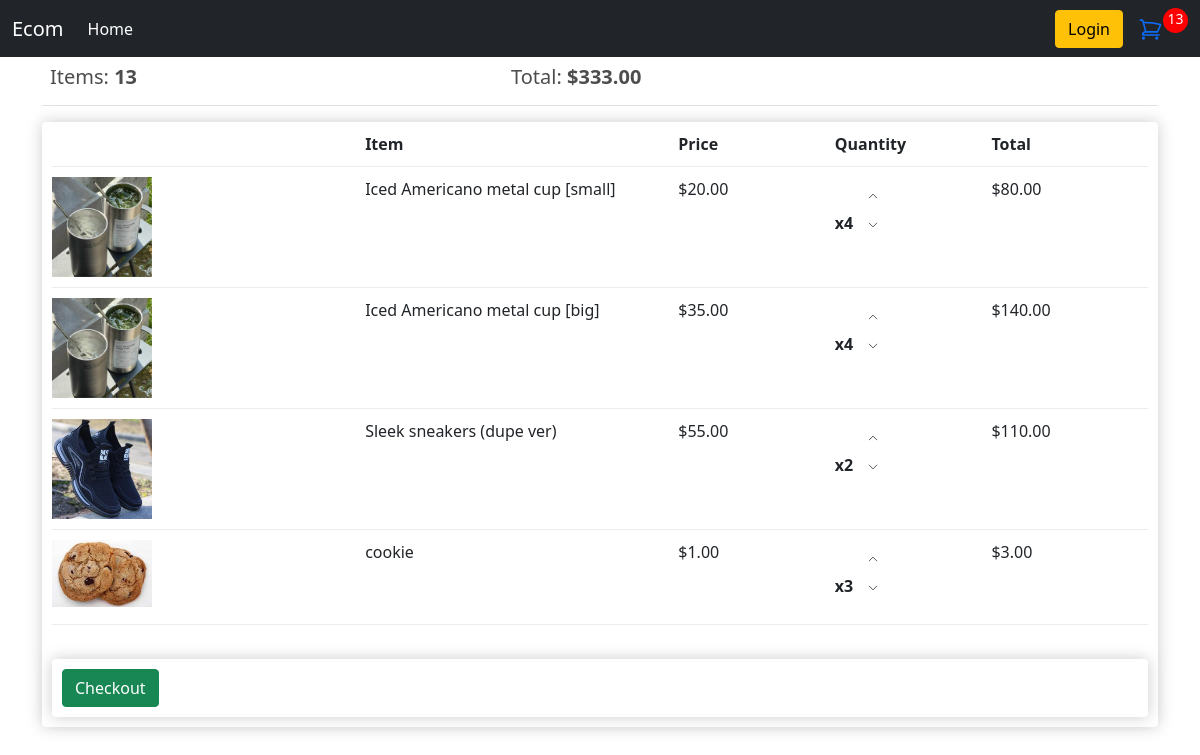
The app's page /cart/ (signed in) with its own data.
### store/models.py (models this page shows, shortened)
class Order(models.Model):
    customer = models.ForeignKey(Customer, on_delete=models.SET_NULL, blank=True, null=True)
    date_ordered = models.DateTimeField(auto_now_add=True)
    complete = models.BooleanField(default=False, null=True, blank=False)
    transaction_id = models.CharField(max_length=200, null=True)
    @property
    def get_cart_total(self):
        orderitems = self.orderitem_set.all()
        total = sum([item.get_total for item in orderitems])
        return total
    @property
    def get_cart_items(self):
        orderitems = self.orderitem_set.all()
        total = sum([item.quantity for item in orderitems])
        return total

class OrderItem(models.Model):
    product = models.ForeignKey(Products, on_delete=models.SET_NULL, null=True)
    order = models.ForeignKey(Order, on_delete=models.SET_NULL, null=True)
    quantity = models.IntegerField(default=0, null=True, blank=True)
    date_added = models.DateTimeField(auto_now_add=True)
    @property
    def get_total(self):
        total = self.product.price * self.quantity
        return total

class Products(models.Model):
    name = models.CharField(max_length=200, null=True)
    description = models.TextField()
    price = models.DecimalField(max_digits=7, decimal_places=2)
    image = models.ImageField(null=True, blank=True)
    quantity = models.PositiveIntegerField(default=0)
    @property
    def imageURL(self):
        try:
            url = self.image.url
        except:
            url = ''
        return url

### store/views.py (the view)
# urls.py: path('cart/', views.cart, name="cart"),
def cart(request):
    data = cartData(request)
    cartItems = data['cartItems']
    order = data['order']
    items = data['items']
    context = {'items': items, 'order': order, 'cartItems': cartItems}
    return render(request, 'cart.html', context)

### store/utils.py (called while the page is built)
def cartData(request):
    if request.user.is_authenticated:
        customer = request.user.customer
        order, created = Order.objects.get_or_create(
            customer=customer, complete=False)
        items = order.orderitem_set.all()
        cartItems = order.get_cart_items
    else:
        cookieData = cookieCart(request)
        cartItems = cookieData['cartItems']
        items = cookieData['items']
        order = cookieData['order']
    return {'cartItems' : cartItems, 'order' : order, 'items' : items}

### store/templates/cart.html
{% extends 'main.html' %}
{% load static %}
{% block content %}
<div class="container">
    <div class="row">
        <div class="col-lg-12">
            <table class="table">
                <tr>
                    <th><h5>Items: <strong>{{order.get_cart_items}}</strong></h5></th>
                    <th><h5>Total: <strong>${{order.get_cart_total}}</strong></h5></th>
                </tr>
            </table>
            <div class="box-element">
                <div class="cart-row">
                    <div style="flex:2"></div>
                    <div style="flex:2"><strong>Item</strong></div>
                    <div style="flex:1"><strong>Price</strong></div>
                    <div style="flex:1"><strong>Quantity</strong></div>
                    <div style="flex:1"><strong>Total</strong></div>
                </div>
                {% for item in items %}
                    <div class="cart-row">
                        <div style="flex:2"><img class="row-image" src="{{item.product.imageURL}}"></div>
                        <div style="flex:2">{{item.product.name}}</div>
                        <div style="flex:1">${{item.product.price|floatformat:2}}</div>
                        <div style="flex:1">
                            <p class="quantity">x{{item.quantity}}</p>
                            <div class="quantity">
                                <div data-action="add" data-product="{{item.product.id}}" class="chg-quantity update-cart black">
                                    <svg xmlns="http://www.w3.org/2000/svg" fill="none" viewBox="0 0 24 24" stroke-width="1.5" stroke="currentColor" class="w-6 h-6">
                                        <path stroke-linecap="round" stroke-linejoin="round" d="M4.5 15.75l7.5-7.5 7.5 7.5" />
                                      </svg>
                                </div>
                                <div data-action="remove" data-product="{{item.product.id}}" class="chg-quantity update-cart black">
                                    <svg xmlns="http://www.w3.org/2000/svg" fill="none" viewBox="0 0 24 24" stroke-width="1.5" stroke="currentColor" class="w-6 h-6">
                                        <path stroke-linecap="round" stroke-linejoin="round" d="M19.5 8.25l-7.5 7.5-7.5-7.5" />
                                      </svg>
                                </div>
                            </div>
                        </div>
                        <div style="flex:1">${{item.get_total}}</div>
                    </div>
                {% endfor %}
            <br>
            <div class="box-element">
                <a href="{% url 'checkout' %}">
                    <button type="button" class="btn btn-success">Checkout</button>
                </a>
            </div>
        </div>
    </div>
</div>
{% endblock content %}

### store/templates/main.html (shortened to what this page needs)
<!DOCTYPE html>
{% load static %}
<html lang="en">
    <head>
        <link rel="stylesheet" href="{% static 'CSS/main.css' %}" />
        <link rel="stylesheet" href="{% static 'CSS/main.css' %}" />
        <link
            href="https://cdn.jsdelivr.net/npm/bootstrap@5.0.2/dist/css/bootstrap.min.css"
            rel="stylesheet"
        />
    </head>
    <body>
        <nav class="navbar navbar-expand-lg navbar-dark bg-dark">
            <div class="container-fluid">
                <a class="navbar-brand" href="/">Ecom</a>
                <div
                    class="collapse navbar-collapse"
                    id="navbarSupportedContent"
                >
                    <ul class="navbar-nav me-auto mb-2 mb-lg-0">
                        <li class="nav-item">
                            <a
                                class="nav-link active"
                                aria-current="page"
                                href="{% url 'store' %}"
                                >Home</a
                            >
                        </li>
                    </ul>
                    <div class="form-inline my-2 my-lg-0">
                        <a href="#" class="btn btn-warning">Login</a>
                        <a href="{% url 'cart' %}" class="white">
                        </a>
                        <p id="cart-total">{{cartItems}}</p>
                    </div>
                </div>
            </div>
        </nav>
        <div class="container-fluid">
            {% block content %} {% endblock content %}
        </div>
    </body>
</html>

### static/CSS/main.css (style rules this page uses)
body { --backgroundcolor: #d1cfe2; --textcolor: #9cadce; --highlighttextcolor: #8a8dba; --elementcolor: #7ec4cf; background-color: var(--backgroundcolor); position: relative; }
body { background-color: hsl(0, 0%, 98%); }
h1, h2, h3, h4, h5, h6 { color: hsl(0, 0%, 30%); }
.box-element { box-shadow: hsl(0, 0%, 80%) 0 0 16px; background-color: #fff; border-radius: 4px; padding: 10px; }
.bg-dark { background-color: #f6412e; }
#cart-icon { width: 25px; display: inline-block; margin-left: 15px; }
#cart-total { display: block; text-align: center; color: #fff; background-color: red; width: 25px; height: 25px; border-radius: 50%; font-size: 14px; }
.col-lg-4, .col-lg-6, .col-lg-8, .col-lg-12 { margin-top: 10px; }
.btn { border-radius: 0; }
.row-image { width: 100px; }
.form-inline { display: -ms-flexbox; display: flex; -ms-flex-flow: row wrap; flex-flow: row wrap; -ms-flex-align: center; align-items: center; }
.cart-row { display: flex; align-items: flex-stretch; padding-bottom: 10px; margin-bottom: 10px; border-bottom: 1px solid #ececec; }
.quantity { display: inline-block; font-weight: 700; padding-right: 10px; }
.chg-quantity { width: 12px; cursor: pointer; display: block; margin-top: 5px; transition: 0.1s; }

### records on screen
Order: get_cart_items "13", get_cart_total "333.00"
OrderItem: product.imageURL (picture), product.name "Iced Americano metal cup [small]", product.price "20.00", quantity "4", get_total "80.00"
OrderItem: product.imageURL (picture), product.name "Iced Americano metal cup [big]", product.price "35.00", quantity "4", get_total "140.00"
OrderItem: product.imageURL (picture), product.name "Sleek sneakers (dupe ver)", product.price "55.00", quantity "2", get_total "110.00"
OrderItem: product.imageURL (picture), product.name "cookie", product.price "1.00", quantity "3", get_total "3.00"

### other values on screen
{{ cartItems }} "13"
